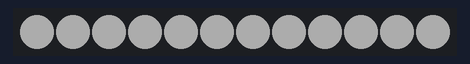
This sketch was run on a simulated Arduino Uno, built with avr-gcc and run on an emulated ATmega328P. Parts: 12 RGB LEDs in strip order, left to right. Dim RGB values are drawn brighter than linear; random numbers use the default seed unless the sketch sets one.

Above: at 0.1 s.
At 5.62 s:
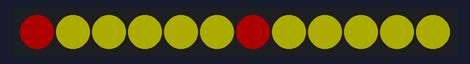
At 10.1 s:
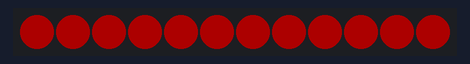
At 16.0 s:
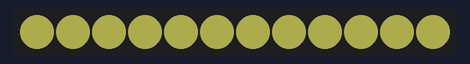
At 25.45 s:
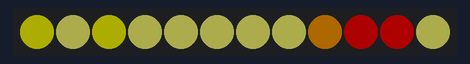
At 39.18 s:
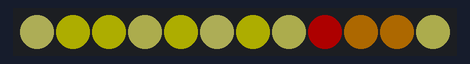

The sketch:

vest.ino
```cpp
#include <Adafruit_NeoPixel.h>
#define PIN       2
#define NUMPIXELS 12

Adafruit_NeoPixel pixels(NUMPIXELS, PIN, NEO_GRB + NEO_KHZ800);
#define DELAYVAL 500

// Returns the Red component of a 32-bit color
uint8_t Red(uint32_t color)
{
    return (color >> 16) & 0xFF;
}

// Returns the Green component of a 32-bit color
uint8_t Green(uint32_t color)
{
    return (color >> 8) & 0xFF;
}

// Returns the Blue component of a 32-bit color
uint8_t Blue(uint32_t color)
{
    return color & 0xFF;
}

void setup() {
#if defined(__AVR_ATtiny85__) && (F_CPU == 16000000)
  clock_prescale_set(clock_div_1);
#endif
  pixels.begin();
}


const uint32_t white = pixels.Color(255,255,255);
const uint32_t red = pixels.Color(255,0,0);
const uint32_t yellow = pixels.Color(255,255,0);
const uint32_t orange = pixels.Color(255,155,0);
const uint32_t blue = pixels.Color(0,0,255);
const uint32_t green = pixels.Color(0,255,0);
const uint32_t magenta = pixels.Color(255,0,255);
const uint32_t black = pixels.Color(0,0,0);


const uint32_t c1 = pixels.Color(150, 0, 0);
const uint32_t c2 = pixels.Color(0, 150, 0);
const uint32_t c3 = pixels.Color(0, 0, 150);
const uint32_t c4 = pixels.Color(150, 0, 150);
const uint32_t c5 = pixels.Color(0, 150, 150);
const uint32_t c6 = pixels.Color(150,150,0);

const uint32_t colors[] = {c1,c2,c3,c4,c5,c6,
                           c1,c2,c3,c4,c5,c6};

const int numRows = 5;
const int numCols = 6;

const int pixelsByRow [5][6] =    {
                            {2,  -1, -1,   -1, -1, 8},
                            {-1,  1, -1,   -1,  7, -1},
                            {3,  -1,  0,   6,  -1, 9},
                            {-1,  5, -1,   -1, 11, -1},
                            {4,  -1, -1,  - 1, -1, 10}
                        };


const int pixelsByCol [3][6] = { {0,  6, -1,  -1, -1, -1},
                                {1,  5,  7,  11, -1, -1},
                                {2,  3,  4,   8, 9, 10}
                              };

void wipeBackToFront(uint32_t color)
{


   for (int r=0;r<numRows;r++)
   {
     for (int c=0;c<numCols;c++)
     {
       int pixelNum = pixelsByRow[r][c];
       pixels.setPixelColor(pixelNum,color);
     }
   }
}

void fade(uint32_t targetColor,uint pixel, float pct)
{

  int targetRed = Red(targetColor);
  int targetBlue = Blue(targetColor);
  int targetGreen = Green(targetColor);

  uint32_t currentColor = pixels.getPixelColor(pixel);
  int currentRed =  Red(currentColor);
  int currentBlue = Blue(currentColor);
  int currentGreen = Green(currentColor);

  float redToGo =  targetRed - currentRed;
  float blueToGo = targetBlue - currentBlue;
  float greenToGo = targetGreen - currentGreen;

  uint8_t newRed   =  (uint8_t) ( (float) currentRed +  (pct * redToGo) );
  uint8_t newGreen =  (uint8_t) ( (float) currentGreen +  (pct * greenToGo) );
  uint8_t newBlue  =  (uint8_t) ( (float) newBlue +  (pct * blueToGo) );

  //pixels.setPixelColor(pixel, pixels.Color(newRed,newGreen,newBlue));
  //pixels.setPixelColor(pixel, targetColor);
  pixels.setPixelColor(pixel, pixels.Color(newRed,newGreen,newBlue));

}

void fade(uint32_t targetColor,uint pixel,float pct, float brightness )
{
  fade(targetColor,pixel,pct);
  uint32_t currentColor = pixels.getPixelColor(pixel);

  int currentRed =  Red(currentColor);
  int currentGreen = Green(currentColor);
  int currentBlue = Blue(currentColor);

  int whiteLevel = (int) (255.0 * brightness);

    pixels.setPixelColor(pixel, pixels.Color(currentRed,currentGreen,currentBlue,whiteLevel));

}
void randomize(int duration)
{
  float dutyCycle = 500.0;

  for (uint i=0;i<duration;i+=dutyCycle)
  {
     int pixel = random(0,NUMPIXELS-1);
     int colorIndex = random(1,11);

    uint32_t color;


    if (colorIndex==1) color=red;
    if (colorIndex==2) color= pixels.Color(255,255,255,127); ;
    if (colorIndex==3) color=orange;
    if (colorIndex==4) color= yellow;
    if (colorIndex==5) color=pixels.Color(255,0,0,127); // half red
    if (colorIndex==6) color=pixels.Color(255,255,255,120);

    if (colorIndex==7) color=pixels.Color(255,0,0,100);
    if (colorIndex==8) color=pixels.Color(255,255,255,100);
    if (colorIndex==9) color=pixels.Color(255,255,0,100); //yellow
    if (colorIndex==10) color=pixels.Color(255,0,0,50); //red
    if (colorIndex==11) color=pixels.Color(255,255,0,200); //red


    for (int j=0;j<dutyCycle;j+=1)
    {
      float pct=0;
       if (j>0) pct = ( (float) j/  dutyCycle );
       //pixels.setPixelColor(pixel,color);
       fade(color,pixel,pct );
       delay(1);
       pixels.show();
    }

  }
}

void randomize2(int duration)
{
  float dutyCycle = 200.0;

  for (uint i=0;i<duration;i+=dutyCycle)
  {
     int pixel = random(0,NUMPIXELS-1);
     int colorIndex = random(1,6);

    uint32_t color;


    if (colorIndex==1) color=pixels.Color(200,200,200);
    if (colorIndex==2) color= pixels.Color(128,128,128);
    if (colorIndex==3) color=pixels.Color(75, 0,0);
    if (colorIndex==3) color=pixels.Color(50,25,25,20);
    if (colorIndex==5) color= 0;
    if (colorIndex==6) color= 0;


    for (int j=0;j<dutyCycle;j+=1)
    {
      float pct=0;
       if (j>0) pct = ( (float) j/  dutyCycle );
       //pixels.setPixelColor(pixel,color);
       if (color>0)
       {
        fade(color,pixel,pct );
       }
       else
        pixels.setPixelColor(pixel,color);

       delay(1);
       pixels.show();
    }

  }
}

void crawlDown(uint32_t targetColor, int duration)
{

  float rowCycle = (float) duration / numRows;
  float updateAmount = rowCycle/10.0;
  float complete = 0.0;
  const int NUMCOLS=3;
  const int NUMROWS=6;

   for (int c=0;c<NUMCOLS;c++)
   {
     for (int r=0;r<NUMROWS;r++)
     {
          int pixelNum = pixelsByRow[c][r];

          if (pixelNum>=0)
          {
            fade(targetColor, pixelNum, 1.0f);
          }
     }
     pixels.show();
     delay((long) rowCycle);


   }


}

void fill(uint32_t targetColor, int duration)
{
  for (int i=0;i<duration;i+=10)
  {
     float pct = 0;
     if (i>0) pct = (float) i / (float) duration;

     for(int j=0; j<NUMPIXELS; j++) {
       fade(targetColor,j,pct);
     }
    pixels.show();
    delay(10);
  }
}

void fadeIn(uint32_t targetColor, int duration)
{
  for (int i=0;i<duration;i+=10)
  {
     float pct = 0;
     if (i>0) pct = (float) i / (float) duration;

     for(int j=0; j<NUMPIXELS; j++) {
       fade(targetColor,j,1.0,pct);
     }
    pixels.show();
    delay(10);
  }
}

void fadeOut(uint32_t targetColor, int duration)
{
  for (int i=0;i<duration;i+=10)
  {
     float pct = 0;
     if (i>0) pct = (float) i / (float) duration;

     pct = 1 - pct;

     for(int j=0; j<NUMPIXELS; j++) {
       fade(targetColor,j,1.0,pct);
     }
    pixels.show();
    delay(10);
  }
}

void crawl(uint32_t targetColor, int duration)
{
  const int STRIP_LENGTH = 6;


  float dutyCycle = ( (float) duration/ (float) STRIP_LENGTH );

  for (uint i=0;i<STRIP_LENGTH;i++)
  {
    for(uint j=0;j<dutyCycle;j+=10)
    {
     float pct = 0.0;
     if (j>0) pct = ( (float) j/  dutyCycle );

     fade(targetColor,i, pct);
     fade(targetColor,i+6, pct);
     delay(10);
     pixels.show();

    }
  }


}

void crawlReverse(uint32_t targetColor, int duration)
{
  const int STRIP_LENGTH = 6;


  float dutyCycle = ( (float) duration/ (float) STRIP_LENGTH );
  int led1 = 5;
  int led2= 11;

  for (uint i=0;i<STRIP_LENGTH;i++)
  {
    for(uint j=0;j<dutyCycle;j+=10)
    {
     float pct = 0.0;
     if (j>0) pct = ( (float) j/  dutyCycle );

     fade(targetColor,led1, pct);
     fade(targetColor,led2, pct);
     delay(10);
     pixels.show();

    }

    led1--;
    led2--;

  }


}

void testPattern()
{
  for(int i=0; i<NUMPIXELS; i++) {
    pixels.setPixelColor(i, colors[i]);
    pixels.show();
  }
}

void loop() {


  pixels.clear();
  pixels.setBrightness(50);

  fadeIn(white,3000);
  crawl(red, 3500);
  delay(1000);
  fadeOut(red,1000);
  crawlReverse(white, 3500);
  fadeOut(white,3000);
  randomize(15000);

    // //fill white
  fill(orange,3000);
  pixels.show();
  delay(2000);

  crawl(yellow, 3500);
  delay(50);
  crawlReverse(red, 3000);
  crawl(white, 2500);
  crawlReverse(red, 2000);
  crawl(yellow, 1000);
  crawlReverse(red, 500);
  crawl(white,250);
  crawlReverse(yellow,100);
  crawl(red,50);

  fadeIn(white,2000);

  randomize2(30000);
  randomize(15000);

  pixels.fill(0,0,0);
  pixels.show();
  delay(10000);

} 
```
